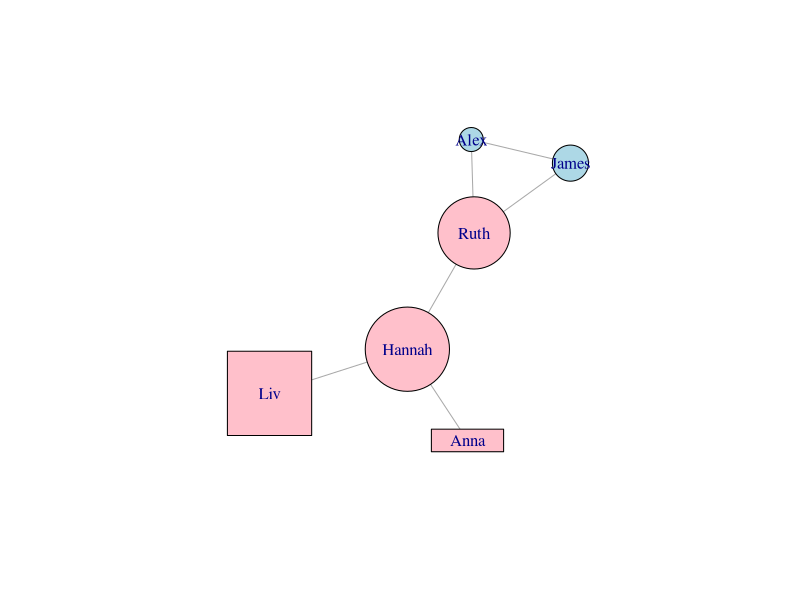

Source code (R):

# Run this code, look at the graph, and inspect the contents of students.csv.
# Then ask yourself: of gender, major, and hairLength, which attribute do you
# think will have the highest assortativity? Which do you think will have the
# lowest?

library(igraph)

students.df <- read.csv("students.csv",header=TRUE,stringsAsFactors=FALSE)

friends.df <- read.csv("friends.csv",header=FALSE,stringsAsFactors=FALSE)

friends <- graph.data.frame(friends.df, directed=FALSE, vertices=students.df)

plot(friends, 
    vertex.size=V(friends)$hairLength * 4, 
    vertex.color=ifelse(V(friends)$gender=="F","pink","lightblue"),
    vertex.shape=ifelse(V(friends)$major=="CPSC","circle",
        ifelse(V(friends)$major=="MATH","square","rectangle")))


# Uncomment this once you think you have the answer. :)
cat("hair length assortativity =", assortativity(friends, types1=V(friends)$hairLength),"\n")
cat("gender assortativity =", assortativity.nominal(friends, types=as.factor(V(friends)$gender)),"\n")
cat("major assortativity =", assortativity.nominal(friends, types=as.factor(V(friends)$major)),"\n")
